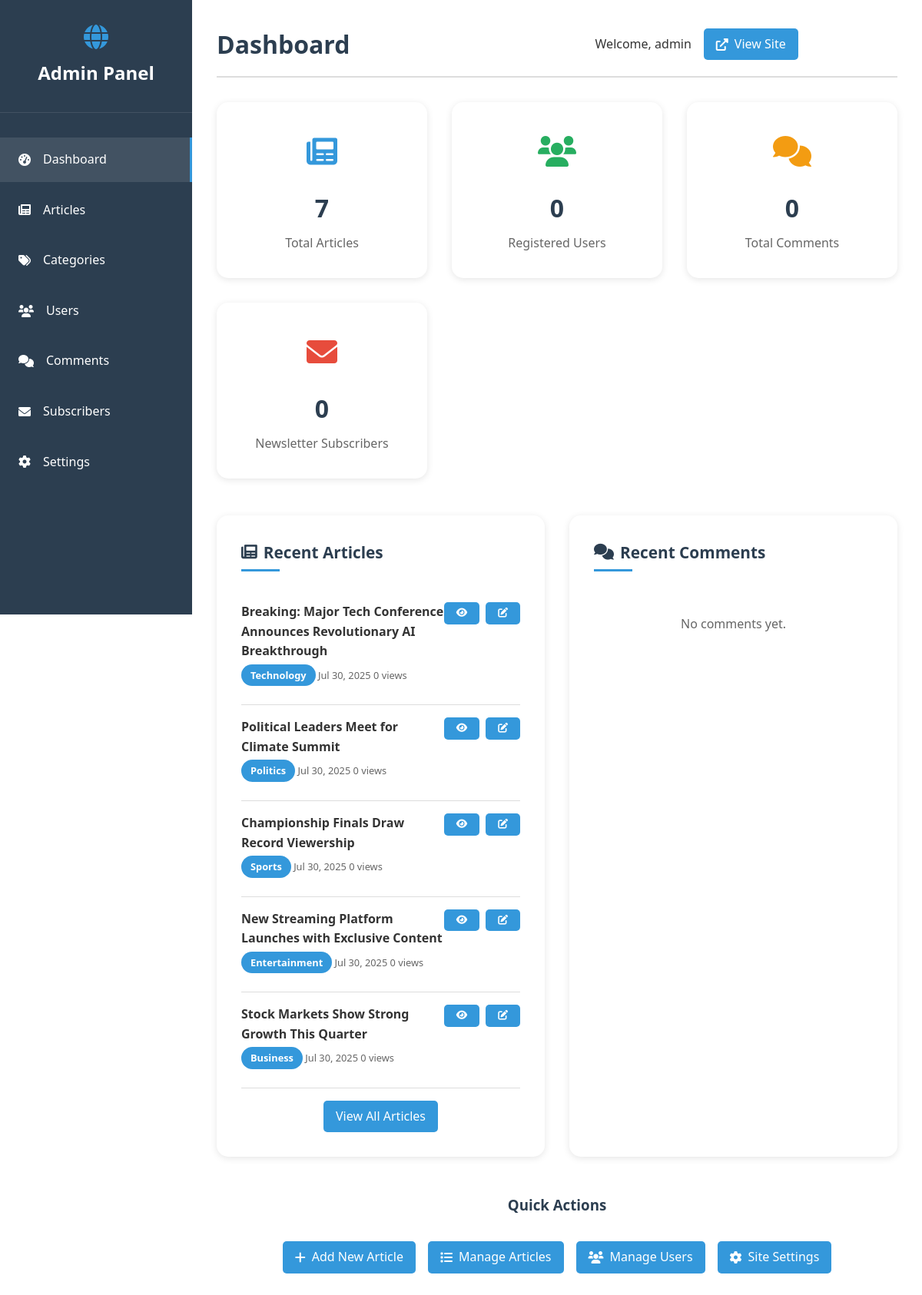
Page /admin/dashboard.php (signed in) on the committed database.
### tables this page shows
CREATE TABLE articles (
    article_id INT AUTO_INCREMENT PRIMARY KEY,
    title VARCHAR(255) NOT NULL,
    content TEXT NOT NULL,
    image_url VARCHAR(255),
    category_id INT,
    author_id INT,
    published_date TIMESTAMP DEFAULT CURRENT_TIMESTAMP,
    is_featured BOOLEAN DEFAULT FALSE,
    is_breaking BOOLEAN DEFAULT FALSE,
    views INT DEFAULT 0,
    FOREIGN KEY (category_id) REFERENCES categories(category_id),
    FOREIGN KEY (author_id) REFERENCES users(user_id)
);

CREATE TABLE categories (
    category_id INT AUTO_INCREMENT PRIMARY KEY,
    category_name VARCHAR(50) UNIQUE NOT NULL
);

### admin/dashboard.php (the view, shortened to what this page needs)
<?php
$host = 'localhost';
$username = 'root';
$password = '';
$database = 'news_db';
try {
    $pdo = new PDO("mysql:host=$host;dbname=$database;charset=utf8", $username, $password);
    $pdo->setAttribute(PDO::ATTR_ERRMODE, PDO::ERRMODE_EXCEPTION);
} catch(PDOException $e) {
    die('Database connection failed: ' . $e->getMessage());
}
$stats = [];
$stmt = $pdo->query("SELECT COUNT(*) as total FROM articles");
$stats['total_articles'] = $stmt->fetch(PDO::FETCH_ASSOC)['total'];
$stmt = $pdo->query("SELECT COUNT(*) as total FROM users WHERE role = 'user'");
$stats['total_users'] = $stmt->fetch(PDO::FETCH_ASSOC)['total'];
$stmt = $pdo->query("SELECT COUNT(*) as total FROM comments");
$stats['total_comments'] = $stmt->fetch(PDO::FETCH_ASSOC)['total'];
$stmt = $pdo->query("SELECT COUNT(*) as total FROM newsletter_subscribers");
$stats['total_subscribers'] = $stmt->fetch(PDO::FETCH_ASSOC)['total'];
$stmt = $pdo->prepare("
    SELECT a.*, c.category_name
    FROM articles a
    LEFT JOIN categories c ON a.category_id = c.category_id
    ORDER BY a.published_date DESC
    LIMIT 5
");
$stmt->execute();
$recent_articles = $stmt->fetchAll(PDO::FETCH_ASSOC);
$stmt = $pdo->prepare("
    SELECT c.*, a.title as article_title, u.username
    FROM comments c
    LEFT JOIN articles a ON c.article_id = a.article_id
    LEFT JOIN users u ON c.user_id = u.user_id
    ORDER BY c.timestamp DESC
    LIMIT 5
");
$stmt->execute();
$recent_comments = $stmt->fetchAll(PDO::FETCH_ASSOC);
?>
<!DOCTYPE html>
<html lang="en">
<head>
    <link rel="stylesheet" href="../styles.css">
    <link href="https://cdnjs.cloudflare.com/ajax/libs/font-awesome/6.0.0/css/all.min.css" rel="stylesheet">
</head>
<body>
    <div class="admin-container">
        <aside class="admin-sidebar">
            <div class="admin-logo">
                <i class="fas fa-globe" style="font-size: 2rem; color: var(--secondary-color);"></i>
                <h2>Admin Panel</h2>
            </div>
            <ul class="admin-nav">
                <li><a href="dashboard.php" class="active"><i class="fas fa-tachometer-alt"></i> Dashboard</a></li>
                <li><a href="articles.php"><i class="fas fa-newspaper"></i> Articles</a></li>
                <li><a href="categories.php"><i class="fas fa-tags"></i> Categories</a></li>
                <li><a href="users.php"><i class="fas fa-users"></i> Users</a></li>
                <li><a href="comments.php"><i class="fas fa-comments"></i> Comments</a></li>
                <li><a href="subscribers.php"><i class="fas fa-envelope"></i> Subscribers</a></li>
                <li><a href="settings.php"><i class="fas fa-cog"></i> Settings</a></li>
            </ul>
        </aside>
        <main class="admin-main">
            <div class="admin-header">
                <h1 class="admin-title">Dashboard</h1>
                <div class="admin-actions">
                    <span>Welcome, <?php echo htmlspecialchars($_SESSION['username']); ?></span>
                    <a href="../index.php" class="btn btn-primary" target="_blank">
                        <i class="fas fa-external-link-alt"></i> View Site
                    </a>
                    <a href="logout.php" class="btn logout-btn">
                        <i class="fas fa-sign-out-alt"></i> Logout
                    </a>
                </div>
            </div>
            <div class="stats-grid">
                <div class="stat-card">
                    <div class="stat-icon" style="color: var(--secondary-color);">
                        <i class="fas fa-newspaper"></i>
                    </div>
                    <div class="stat-number"><?php echo number_format($stats['total_articles']); ?></div>
                    <div class="stat-label">Total Articles</div>
                </div>
                <div class="stat-card">
                    <div class="stat-icon" style="color: #27ae60;">
                        <i class="fas fa-users"></i>
                    </div>
                    <div class="stat-number"><?php echo number_format($stats['total_users']); ?></div>
                    <div class="stat-label">Registered Users</div>
                </div>
                <div class="stat-card">
                    <div class="stat-icon" style="color: #f39c12;">
                        <i class="fas fa-comments"></i>
                    </div>
                    <div class="stat-number"><?php echo number_format($stats['total_comments']); ?></div>
                    <div class="stat-label">Total Comments</div>
                </div>
                <div class="stat-card">
                    <div class="stat-icon" style="color: #e74c3c;">
                        <i class="fas fa-envelope"></i>
                    </div>
                    <div class="stat-number"><?php echo number_format($stats['total_subscribers']); ?></div>
                    <div class="stat-label">Newsletter Subscribers</div>
                </div>
            </div>
            <div class="content-grid">
                <div class="content-section">
                    <h3 class="section-title">
                        <i class="fas fa-newspaper"></i>
                        Recent Articles
                    </h3>
                    <?php if (empty($recent_articles)): ?>
                        <p style="text-align: center; color: var(--text-light); padding: 2rem;">
                            No articles found. <a href="articles.php">Create your first article</a>
                        </p>
                    <?php else: ?>
                        <?php foreach ($recent_articles as $article): ?>
                        <div class="recent-item">
                            <div class="recent-content">
                                <h4><?php echo htmlspecialchars($article['title']); ?></h4>
                                <div class="recent-meta">
                                    <span class="category-tag"><?php echo htmlspecialchars($article['category_name']); ?></span>
                                    <span><?php echo date('M j, Y', strtotime($article['published_date'])); ?></span>
                                    <span><?php echo number_format($article['views']); ?> views</span>
                                </div>
                            </div>
                            <div style="display: flex; gap: 0.5rem;">
                                <a href="../article.php?id=<?php echo $article['article_id']; ?>"
                                   class="btn btn-primary" style="font-size: 0.8rem;" target="_blank">
                                    <i class="fas fa-eye"></i>
                                </a>
                                <a href="edit-article.php?id=<?php echo $article['article_id']; ?>"
                                   class="btn btn-primary" style="font-size: 0.8rem;">
                                    <i class="fas fa-edit"></i>
                                </a>
                            </div>
                        </div>
                        <?php endforeach; ?>
                        <div style="text-align: center; margin-top: 1rem;">
                            <a href="articles.php" class="btn btn-primary">View All Articles</a>
                        </div>
                    <?php endif; ?>
                </div>
                <div class="content-section">
                    <h3 class="section-title">
                        <i class="fas fa-comments"></i>
                        Recent Comments
                    </h3>
                    <?php if (empty($recent_comments)): ?>
                        <p style="text-align: center; color: var(--text-light); padding: 2rem;">
                            No comments yet.
                        </p>
                    <?php endif; ?>
                </div>
            </div>
            <div style="margin-top: 3rem; text-align: center;">
                <h3 style="margin-bottom: 2rem; color: var(--primary-color);">Quick Actions</h3>
                <div style="display: flex; justify-content: center; gap: 1rem; flex-wrap: wrap;">
                    <a href="add-article.php" class="btn btn-primary">
                        <i class="fas fa-plus"></i> Add New Article
                    </a>
                    <a href="articles.php" class="btn btn-primary">
                        <i class="fas fa-list"></i> Manage Articles
                    </a>
                    <a href="users.php" class="btn btn-primary">
                        <i class="fas fa-users"></i> Manage Users
                    </a>
                    <a href="settings.php" class="btn btn-primary">
                        <i class="fas fa-cog"></i> Site Settings
                    </a>
                </div>
            </div>
        </main>
    </div>
</body>
</html>

### styles.css (style rules this page uses)
* { margin: 0; padding: 0; box-sizing: border-box; }
:root { --primary-color: #2c3e50; --secondary-color: #3498db; --accent-color: #e74c3c; --text-color: #333; --text-light: #666; --background-color: #fff; --card-background: #fff; --border-color: #ddd; --shadow: 0 2px 10px rgba(0, 0, 0, 0.1); --shadow-hover: 0 5px 20px rgba(0, 0, 0, 0.15); --breaking-bg: #ff4757; --gradient-primary: linear-gradient(135deg, #667eea 0%, #764ba2 100%); }
body { font-family: "Segoe UI", Tahoma, Geneva, Verdana, sans-serif; line-height: 1.6; color: var(--text-color); background-color: var(--background-color); transition: all 0.3s ease; }
.section-title { font-size: 2rem; margin-bottom: 2rem; color: var(--primary-color); position: relative; padding-bottom: 0.5rem; }
.section-title::after { content: ""; position: absolute; bottom: 0; left: 0; width: 50px; height: 3px; background: var(--secondary-color); }
.category-tag { background: var(--secondary-color); color: white; padding: 0.25rem 0.75rem; border-radius: 15px; font-size: 0.8rem; font-weight: bold; display: inline-block; margin-bottom: 0.5rem; }

### admin/dashboard.php (style rules this page uses)
.admin-container { display: flex; min-height: 100vh; background: var(--background-color); }
.admin-sidebar { width: 250px; background: var(--primary-color); color: white; padding: 2rem 0; position: fixed; height: 100vh; overflow-y: auto; }
.admin-logo { text-align: center; padding: 0 1rem 2rem; border-bottom: 1px solid rgba(255,255,255,0.1); margin-bottom: 2rem; }
.admin-logo h2 { margin-top: 0.5rem; }
.admin-nav { list-style: none; padding: 0; }
.admin-nav li { margin-bottom: 0.5rem; }
.admin-nav a { display: flex; align-items: center; gap: 1rem; padding: 1rem 1.5rem; color: white; text-decoration: none; transition: all 0.3s ease; }
.admin-nav a:hover, .admin-nav a.active { background: rgba(255,255,255,0.1); border-right: 3px solid var(--secondary-color); }
.admin-main { margin-left: 250px; flex: 1; padding: 2rem; }
.admin-header { display: flex; justify-content: space-between; align-items: center; margin-bottom: 2rem; padding-bottom: 1rem; border-bottom: 2px solid var(--border-color); }
.admin-title { font-size: 2rem; color: var(--primary-color); }
.admin-actions { display: flex; gap: 1rem; align-items: center; }
.stats-grid { display: grid; grid-template-columns: repeat(auto-fit, minmax(250px, 1fr)); gap: 2rem; margin-bottom: 3rem; }
.stat-card { background: var(--card-background); padding: 2rem; border-radius: 15px; box-shadow: var(--shadow); text-align: center; transition: all 0.3s ease; }
.stat-icon { font-size: 2.5rem; margin-bottom: 1rem; }
.stat-number { font-size: 2rem; font-weight: bold; color: var(--primary-color); margin-bottom: 0.5rem; }
.stat-label { color: var(--text-light); font-size: 1rem; }
.content-grid { display: grid; grid-template-columns: 1fr 1fr; gap: 2rem; }
.content-section { background: var(--card-background); padding: 2rem; border-radius: 15px; box-shadow: var(--shadow); }
.section-title { font-size: 1.3rem; margin-bottom: 1.5rem; color: var(--primary-color); display: flex; align-items: center; gap: 0.5rem; }
.recent-item { display: flex; justify-content: space-between; align-items: flex-start; padding: 1rem 0; border-bottom: 1px solid var(--border-color); }
.recent-content h4 { margin-bottom: 0.25rem; color: var(--text-color); }
.recent-meta { font-size: 0.8rem; color: var(--text-light); }
.btn { padding: 0.5rem 1rem; border: none; border-radius: 5px; cursor: pointer; text-decoration: none; display: inline-flex; align-items: center; gap: 0.5rem; font-weight: 500; transition: all 0.3s ease; }
.btn-primary { background: var(--secondary-color); color: white; }
.logout-btn { background: transparent; color: white; border: 2px solid rgba(255,255,255,0.3); }

### rows in the picture
articles: title "Breaking: Major Tech Conference Announces Revolutionary AI Breakthrough", category.category_name "Technology", published_date "Jul 30, 2025", views "0"
articles: title "Political Leaders Meet for Climate Summit", category.category_name "Politics", published_date "Jul 30, 2025", views "0"
articles: title "Championship Finals Draw Record Viewership", category.category_name "Sports", published_date "Jul 30, 2025", views "0"
articles: title "New Streaming Platform Launches with Exclusive Content", category.category_name "Entertainment", published_date "Jul 30, 2025", views "0"
articles: title "Stock Markets Show Strong Growth This Quarter", category.category_name "Business", published_date "Jul 30, 2025", views "0"

### other values in the picture
$_SESSION['username'] "admin"
$stats['total_articles'] "7"
$stats['total_users'] "0"
$stats['total_comments'] "0"
$stats['total_subscribers'] "0"
